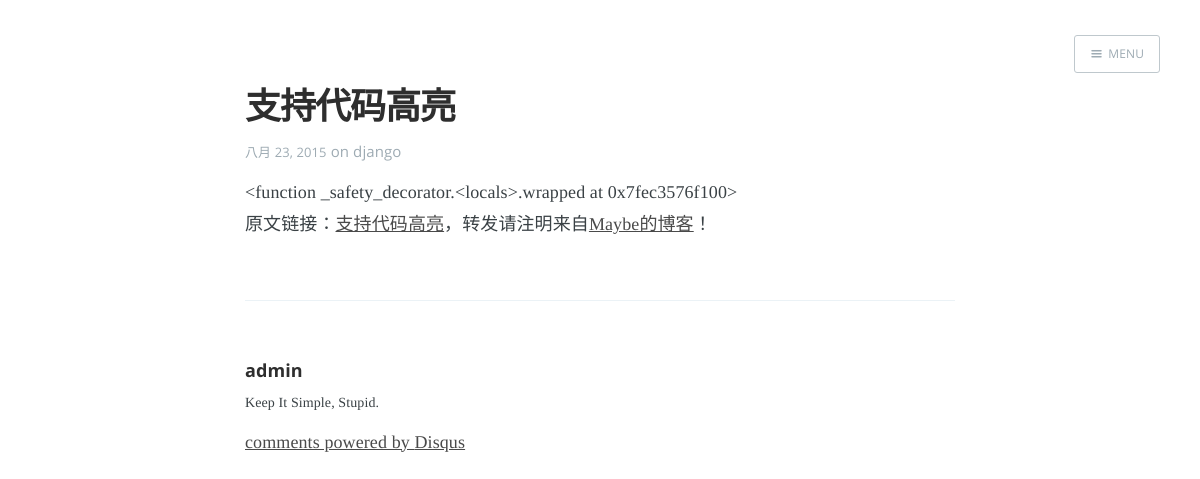
The app's page /blog/4/highlight, older data.
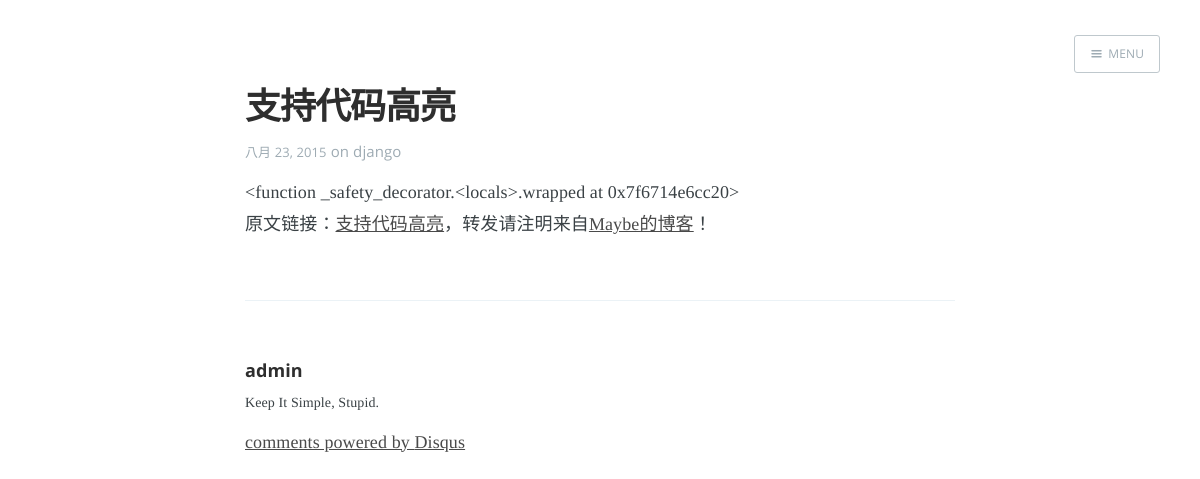
The same page, newer data.
### apps/blog/models.py (models this page shows, shortened)
class Blog(models.Model):
    STATUS_CHOICES = (
        ('d', "草稿"),
        ('p', "已发布"),
    )
    title = models.CharField('标题', max_length=150, db_index=True, unique=True)
    link = models.CharField('链接', max_length=150, default='')
    link.help_text = "Cool URIs don't change"
    snippet = models.CharField('摘要', max_length=500, default='')
    content = models.TextField('内容', )
    add_time = models.DateTimeField('创建时间', auto_now_add=True)
    publish_time = models.DateTimeField('发表时间', null=True)
    update_time = models.DateTimeField('修改时间')
    status = models.CharField('状态', max_length=1, choices=STATUS_CHOICES, default=STATUS_CHOICES[0][0])
    is_public = models.BooleanField('公开', default=True)
    is_top = models.BooleanField('置顶', default=False)
    access_count = models.IntegerField('浏览量', default=1, editable=False)
    category = models.ForeignKey('Category', verbose_name='所属分类')
    tags = models.ManyToManyField('Tag', verbose_name='标签集合', null=True, blank=True)
    tags.help_text = '标签'
    author = models.ForeignKey(User, verbose_name='作者')
    def save(self, *args, **kwargs):
        self.link = slugify(self.link)
        self.snippet = self.snippet or self.content[:140]
        modified = kwargs.pop("modified", True)
        if modified:
            self.update_time = datetime.datetime.utcnow()
        super(Blog, self).save(*args, **kwargs)
    def get_absolute_url(self):
        return reverse('blog:blog_detail', args=(self.id, self.link))

class Tag(models.Model):
    title = models.CharField('名称', max_length=50, db_index=True, unique=True)
    def __str__(self):
        return self.title

### apps/blog/views.py (the view)
# urls.py: url(r'^(?P<pk>\d+)/(?P<blog_link>[\w,-]*)$', BlogDetailView.as_view(), name='blog_detail'),
class BlogDetailView(DetailView):
    model = Blog
    template_name = "post_detail.html"
    def get_object(self, queryset=None):
        blog = super(BlogDetailView, self).get_object(queryset)
        if blog.status == 'd' or (not blog.is_public and self.request.user != blog.author):
            raise PermissionDenied
        blog.access_count += 1
        blog.save(modified=False)
        return blog
    def get_context_data(self, **kwargs):
        context = super(BlogDetailView, self).get_context_data(**kwargs)
        current_post = context.get("object")
        count = Blog.objects.filter(status='p', is_public=True).count()
        randint = random.randint(0, count)
        try:
            random_post = Blog.objects.filter(status='p', is_public=True)[randint:randint + 1][0]
        except IndexError:
            random_post = None
        try:
            next_post = Blog.objects.filter(pk__lt=current_post.id).order_by('-pk')[0]
        except IndexError:
            next_post = None
        context['next_post'] = next_post
        context['random_post'] = random_post
        return context

### apps/blog/context_processors.py (called while the page is built)
def google_analytics(request):
    from django.conf import settings
    return {'ga_id': settings.GOOGLE_ANALYTICS_ID}

### apps/blog/templatetags/myapp_markup.py (called while the page is built)
@register.filter(is_safe=True)
@stringfilter
def md1(value):
    markdown = mistune.Markdown(renderer=renderer)
    return mark_safe(markdown(value))

### apps/blog/templates/post_detail.html (shortened to what this page needs)
{% extends "base.html" %}
{% load myapp_markup %}
{% block body_class %} post-template {% endblock %}
{% load staticfiles %}
{% block head %}
<header class="main-header post-head no-cover">
    {% include "widget/main-nav.html" %}
</header>
{% endblock %}
{% block body %}
<main class="content" role="main">
    <article class="post">
        <header class="post-header">
            <h2 class="post-title">{{blog.title}}</h2>
            <section class="post-meta">
                <time class="post-date" datetime="{{blog.add_time|date:'b d, Y'}}">{{blog.add_time|date:"b d, Y"}}
                </time>
                {% if blog.tags %}on
                {% for tag in blog.tags.all %}
                <a href="{%url 'blog:tag' tag%}">{{tag }}</a>
                {% endfor %}
                {% endif %}
            </section>
        </header>
        <section class="post-content">
            {{blog.content | md1}}
            <details open="">
                <summary>原文链接：<a href="{{blog.get_absolute_url}}" rel="author">{{blog.title}}</a>，转发请注明来自<a
                        href="http://zhangshaohua.cc">Maybe的博客</a>！
                </summary>
            </details>
        </section>
        <footer class="post-footer">
            <section class="author">
                <h4><a href="{{url}}">{{blog.author.username}}</a></h4>
                <p>Keep It Simple, Stupid.</p>
            </section>
        </footer>
        {% include "widget/disqus.html" %}
    </article>
</main>
{% endblock %}

### apps/blog/templates/base.html (shortened to what this page needs)
<!DOCTYPE html>
<html>
<head>
    {% load staticfiles %}
    {% load compress %}
    <link rel="stylesheet" href="http://apps.bdimg.com/libs/highlight.js/9.1.0/styles/github.min.css">
    {% compress css %}
    <link rel="stylesheet" type="text/css" href="{% static 'css/screen.css' %}"/>
    <link rel="stylesheet" type="text/css" href="{% static 'css/font.css' %}"/>
    {% endcompress %}
</head>
<body class="{% block body_class %}{% endblock %} nav-closed">
<div class="site-wrapper">
    {% block head %}{% endblock %}
    {% block body %}{% endblock %}
</div>
</body>
</html>

### apps/blog/templates/widget/main-nav.html
{% load staticfiles %}
<nav class="main-nav overlay clearfix">
    <a class="menu-button icon-menu" href="#"><span class="word">Menu</span></a>
</nav>

### apps/blog/templates/widget/disqus.html (shortened to what this page needs)
<a href="http://disqus.com" class="dsq-brlink">comments powered by <span class="logo-disqus">Disqus</span></a>

Row changes from the older to the newer data that the page shows:
changed Blog "支持代码高亮": content|md1 "<function _safety_decorator.<locals>.wrapped at 0x7fec3576f100>" → "<function _safety_decorator.<locals>.wrapped at 0x7f6714e6cc20>"
